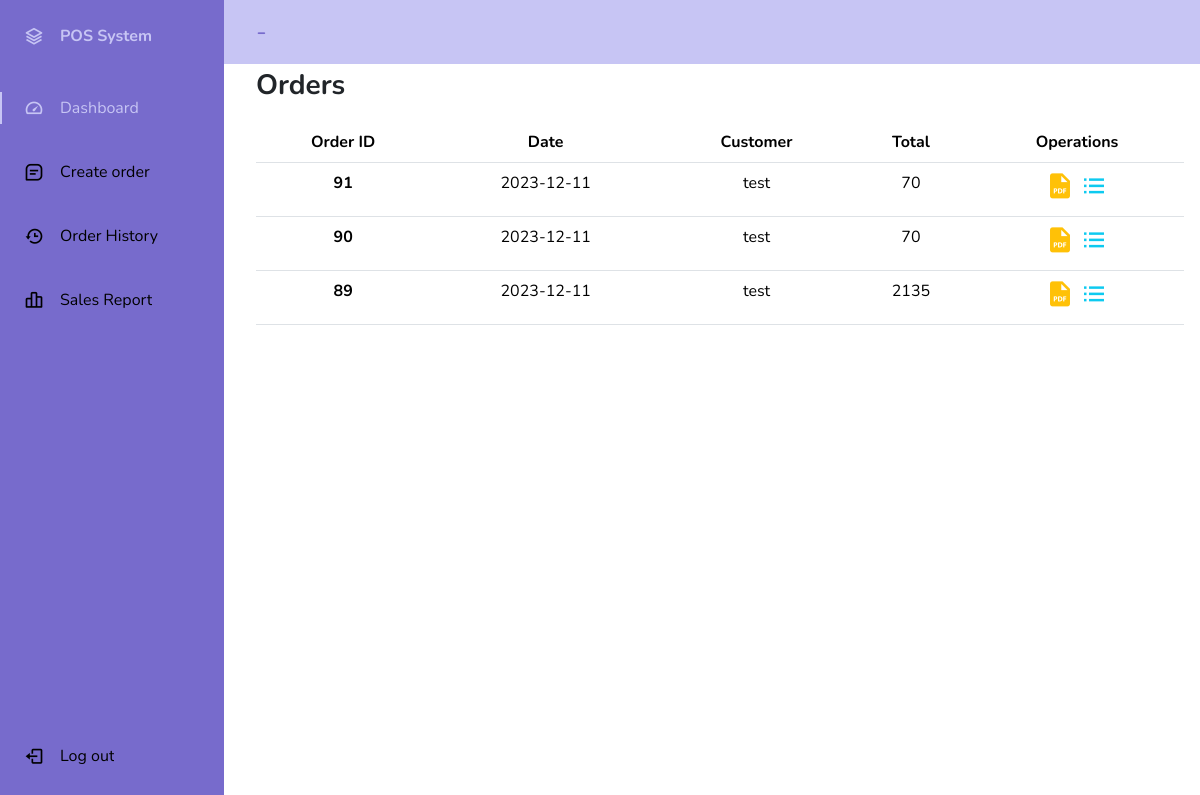
/Cashier/orderHistory/history.php, run on the app's committed database.
### tables this page shows
CREATE TABLE `orderhistory` (
  `historyID` int(11) NOT NULL,
  `Date` text NOT NULL,
  `CustomerName` varchar(50) NOT NULL,
  `CashierID` int(11) NOT NULL,
  `Total` int(11) NOT NULL,
  `Amount_Given` int(11) NOT NULL,
  `Change_` int(11) NOT NULL,
  `Status_` varchar(100) NOT NULL
);

### Cashier/orderHistory/history.php (the view, shortened to what this page needs)
<?php
include '../includes/dbconn.php';
?>
<!doctype html>
<html lang="en">
<head>
    <link href="https://cdn.jsdelivr.net/npm/bootstrap@5.3.2/dist/css/bootstrap.min.css" rel="stylesheet">
    <link href="https://cdn.jsdelivr.net/npm/boxicons@latest/css/boxicons.min.css" rel="stylesheet">
    <link rel="stylesheet" href="../includes/style.css">
</head>
<body id="body-pd">
<header class="header" id="header">
        <div class="header_toggle"><?php echo $_SESSION['Name'] . ' - ' . $_SESSION['Position'] ?></div>
        <div class="header_img"> <img src="https://visualpharm.com/assets/381/Admin-595b40b65ba036ed117d3b23.svg" alt=""> </div>
    </header>
    <div class="l-navbar" id="nav-bar">
    <nav class="nav">
            <div>
                <a href="" class="nav_logo">
                    <i class='bx bx-layer nav_logo-icon'></i>
                    <span class="nav_logo-name">POS System</span>
                </a>
                <div class="nav_list">
                    <a href="../dashboard/dashboard.php" class="nav_link active">
                        <i class='bx bx-tachometer nav_icon'></i>
                        <span class="nav_name">Dashboard</span>
                    </a>
                    <a href="../CreateOrder/createOrder.php" class="nav_link">
                        <i class='bx bx-message-square-detail nav_icon'></i>
                        <span class="nav_name">Create order</span>
                    </a>
                    <a href="../orderHistory/history.php" class="nav_link">
                        <i class='bx bx-history nav_icon'></i>
                        <span class="nav_name">Order History</span>
                    </a>
                    <a href="../SalesReport/salesReport.php" class="nav_link">
                        <i class='bx bx-bar-chart-alt-2 nav_icon'></i>
                        <span class="nav_name">Sales Report</span>
                    </a>
                </div>
            </div>
            <a href="../logout.php" class="nav_link">
                <i class='bx bx-log-out nav_icon'></i>
                <span class="nav_name">Log out</span>
            </a>
        </nav>
    </div>
    <div class="height-100 bg-body text-center">
        <p class="text-start fw-bold fs-3">Orders</p>
        <table class="table">
            <thead>
                <tr>
                    <th scope="col">Order ID</th>
                    <th scope="col">Date</th>
                    <th scope="col">Customer</th>
                    <th scope="col">Total</th>
                    <th scope="col">Operations</th>
                </tr>
            </thead>
            <tbody>
                <?php
                $sql = "SELECT * FROM `orderhistory` ORDER BY `historyID` DESC";
                $result = mysqli_query($conn, $sql);
                while ($row = $result->fetch_assoc()) {
                    if ($row['Status_'] != 'Voided') {
                ?>
                        <tr>
                            <th scope="row"><?php echo $row['historyID']; ?></th>
                            <td><?php echo $row['Date']; ?></td>
                            <td><?php echo $row['CustomerName']; ?></td>
                            <td><?php echo $row['Total']; ?></td>
                            <td>
                                <a href="printOrder.php?historyID=<?php echo $row['historyID']; ?>" target="_blank"><i class='bx bxs-file-pdf text-warning' style="font-size: 30px;"></i></a>
                                <a href="viewOrder.php?historyID=<?php echo $row['historyID']; ?>"><i class='bx bx-list-ul text-info' style="font-size: 30px;"></i></a>
                            </td>
                        </tr>
                    <?php
                    }
                }
                ?>
            </tbody>
        </table>
    </div>
</body>
</html>

### Cashier/includes/style.css (style rules this page uses)
:root { --header-height: 3rem; --nav-width: 68px; --first-color: #776BCC; --first-color-light: black; --white-color: #C7C5F4; --body-font: 'Nunito', sans-serif; --normal-font-size: 1rem; --z-fixed: 100 }
* { overflow-x: hidden; }
body { position: relative; margin: var(--header-height) 0 0 0; padding: 0 1rem; font-family: var(--body-font); font-size: var(--normal-font-size); }
a { text-decoration: none; }
.header { width: 100%; height: var(--header-height); position: fixed; top: 0; left: 0; display: flex; align-items: center; justify-content: space-between; padding: 0 1rem; background-color: var(--white-color); z-index: var(--z-fixed); }
.header_toggle { color: var(--first-color); font-size: 1.6rem; cursor: pointer; }
.header_img { width: 35px; height: 35px; display: flex; justify-content: center; border-radius: 50%; overflow: hidden; }
.header_img img { width: 40px; }
.l-navbar { position: fixed; top: 0; left: -30%; width: var(--nav-width); height: 100vh; background-color: var(--first-color); padding: .5rem 1rem 0 0; z-index: var(--z-fixed); }
.nav { height: 100%; display: flex; flex-direction: column; justify-content: space-between; overflow: hidden; }
.nav_logo, .nav_link { display: grid; grid-template-columns: max-content max-content; align-items: center; column-gap: 1rem; padding: .5rem 0 .5rem 1.5rem; }
.nav_logo { margin-bottom: 2rem; }
.nav_logo-icon { font-size: 1.25rem; color: var(--white-color); }
.nav_logo-name { color: var(--white-color); font-weight: 700; }
.nav_link { position: relative; color: var(--first-color-light); margin-bottom: 1.5rem; }
.nav_icon { font-size: 1.25rem; }
.show { left: 0; }
.body-pd { padding-left: calc(var(--nav-width) + 1rem); }
.active { color: var(--white-color); }
.active::before { content: ''; position: absolute; left: 0; width: 2px; height: 32px; background-color: var(--white-color); }
@media screen and (min-width: 768px) { body { margin: calc(var(--header-height) + 1rem) 0 0 0; padding-left: calc(var(--nav-width) + 2rem); } }
@media screen and (min-width: 768px) { .header { height: calc(var(--header-height) + 1rem); padding: 0 2rem 0 calc(var(--nav-width) + 2rem); } }
@media screen and (min-width: 768px) { .header_img { width: 40px; height: 40px; } }
@media screen and (min-width: 768px) { .header_img img { width: 45px; } }
@media screen and (min-width: 768px) { .l-navbar { left: 0; padding: 1rem 1rem 0 0; } }
@media screen and (min-width: 768px) { .show { width: calc(var(--nav-width) + 156px); } }
@media screen and (min-width: 768px) { .body-pd { padding-left: calc(var(--nav-width) + 188px); } }

### data on the page
orderhistory: historyID "91", Date "2023-12-11", CustomerName "test", Total "70"
orderhistory: historyID "90", Date "2023-12-11", CustomerName "test", Total "70"
orderhistory: historyID "89", Date "2023-12-11", CustomerName "test", Total "2135"
